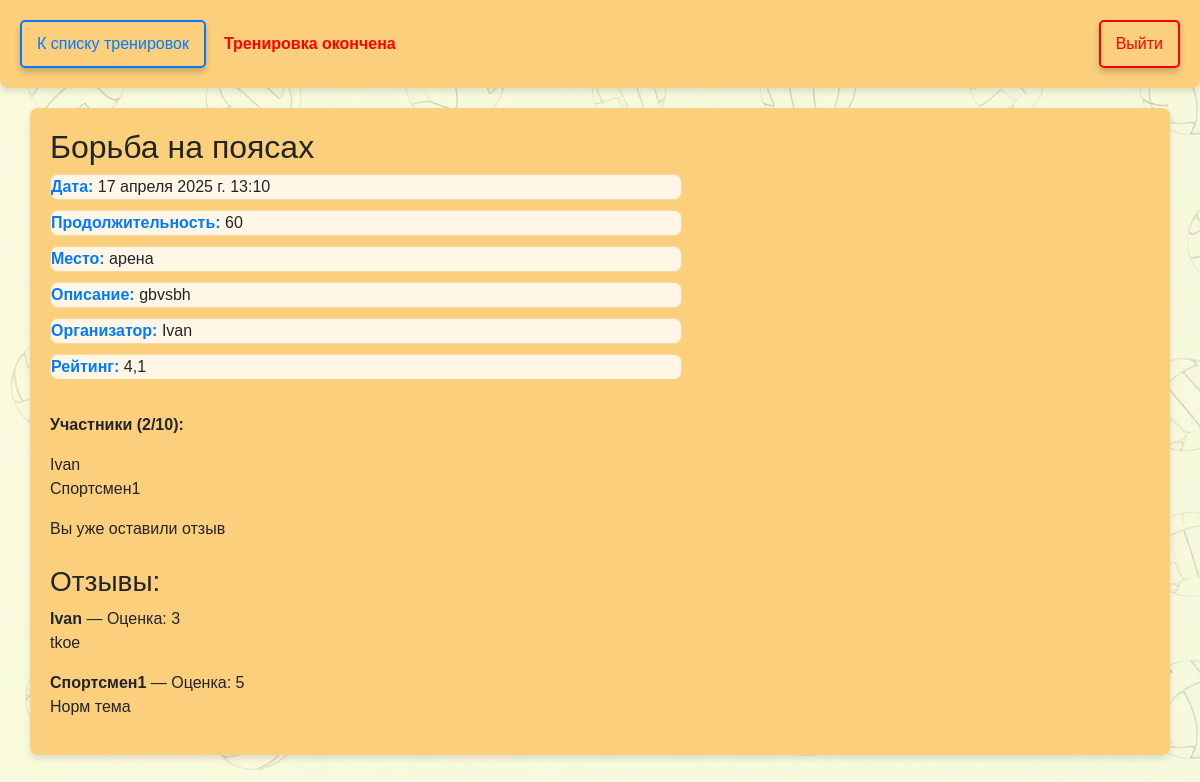
The app's page /training/1/ (signed in) with its own data.
### users/models.py (models this page shows, shortened)
class Training(models.Model):
    sport_type = models.ForeignKey(SportType, on_delete=models.CASCADE)
    date = models.DateTimeField(verbose_name="Дата и время")
    location = models.CharField(max_length=255, verbose_name="Место")
    organizer = models.ForeignKey(User, on_delete=models.CASCADE, verbose_name="Организатор")
    description = models.TextField(blank=True, verbose_name="Описание")  # Описание тренировки
    image = models.ImageField(upload_to='training_images/', blank=True, null=True, verbose_name="Фото события")  # Фото
    max_participants = models.PositiveIntegerField(default=10, verbose_name="Максимальное количество участников")  # Лимит участников
    participants = models.ManyToManyField(User, related_name="trainings", blank=True)  # Записавшиеся
    duration = models.PositiveIntegerField(verbose_name="Продолжительность (в минутах)", default=60)
    @property
    def end_time(self):
        return self.date + timedelta(minutes=self.duration-420)
    @property
    def is_finished(self):
        return timezone.now() >= self.end_time

class SportType(models.Model):
    name = models.CharField(max_length=100, unique=True)
    def __str__(self):
        return self.name

class User(AbstractUser):
    email = models.EmailField(unique=True)
    organizer_rating = models.FloatField(default=0, verbose_name="Рейтинг организатора")
    participant_rating = models.FloatField(default=0)

class Review(models.Model):
    training = models.ForeignKey(Training, on_delete=models.CASCADE, related_name='reviews')
    author = models.ForeignKey(User, on_delete=models.CASCADE)
    rating = models.PositiveSmallIntegerField(choices=[(i, i) for i in range(1, 6)])
    comment = models.TextField(blank=True)
    created_at = models.DateTimeField(auto_now_add=True)
    class Meta:
        unique_together = ('training', 'author')  # один отзыв от участника на тренировку

### users/views.py (the view, shortened to what this page needs)
# urls.py: path('training/<int:pk>/', views.TrainingDetailView.as_view(), name='training_detail'),
class TrainingDetailView(DetailView):
    model = Training
    template_name = 'training_detail.html'
    context_object_name = 'training'
    def get_context_data(self, **kwargs):
        context = super().get_context_data(**kwargs)
        training = self.get_object()
        user = self.request.user
        context['review_form'] = ReviewForm()
        context['can_review'] = (
            training.is_finished and
            user in training.participants.all() and
            not training.reviews.filter(author=user).exists()
        )
        context['has_reviewed'] = training.reviews.filter(author=user).exists()
        context['reviews'] = training.reviews.all()
        return context

### users/templates/training_detail.html (shortened to what this page needs)
{% load static %}
<!DOCTYPE html>
<html lang="ru">
<head>
    <link href="https://cdn.jsdelivr.net/npm/bootstrap@5.3.3/dist/css/bootstrap.min.css" rel="stylesheet">
    <link rel="stylesheet" href="{% static 'css/styles.css' %}">
</head>
<body>
<header id="navbar" class="container-fluid d-flex flex-wrap justify-content-between align-items-center">
    <div class="d-flex flex-wrap align-items-center gap-2">
        <a href="{% url 'training_list' %}" class="btn">К списку тренировок</a>
        {% if user.is_authenticated %}
            {% if training.is_finished %}
                <p class="full-message mb-0">Тренировка окончена</p>
            {% elif user in training.participants.all %}
                <a href="{% url 'leave_training' training.id %}" class="btn red">Отменить участие</a>
            {% elif training.participants.count < training.max_participants %}
                <a href="{% url 'join_training' training.id %}" class="btn">Записаться</a>
            {% else %}
                <p class="full-message mb-0">Все места заняты!</p>
            {% endif %}
        {% endif %}
    </div>
    <div class="mt-2 mt-md-0">
        <a href="{% url 'logout' %}" class="btn red logout-link">Выйти</a>
    </div>
</header>
<div class="container training-detail mt-5">
    <div class="row align-items-start">
        <div class="col-12 col-md-7 text-start">
            <h2>{{ training.sport_type }}</h2>
            <p class="training-item"><strong>Дата:</strong> {{ training.date }}</p>
            <p class="training-item"><strong>Продолжительность:</strong> {{ training.duration }}</p>
            <p class="training-item"><strong>Место:</strong> {{ training.location }}</p>
            <p class="training-item"><strong>Описание:</strong> {{ training.description }}</p>
            <p class="training-item"><strong>Организатор:</strong> {{ training.organizer.username }}</p>
            <p class="training-item"><strong>Рейтинг:</strong> {{ training.organizer.organizer_rating|floatformat:1 }}</p>
        </div>
    </div>
    <div class="mt-4 text-start">
        <p><strong>Участники ({{ training.participants.count }}/{{ training.max_participants }}):</strong></p>
        <ul class="training-list">
            {% for user in training.participants.all %}
                <li>{{ user.username }}</li>
            {% empty %}
                <li>Пока никто не записался.</li>
            {% endfor %}
        </ul>
    </div>
    {% if training.is_finished and user in training.participants.all %}
        {% if can_review %}
            <h3 class="mt-4">Оставить отзыв:</h3>
            <form method="post">
                {% csrf_token %}
                {{ review_form.as_p }}
                <button type="submit" class="btn mt-2">Отправить отзыв</button>
            </form>
        {% elif has_reviewed %}
            <p class="mt-3">Вы уже оставили отзыв</p>
        {% endif %}
    {% endif %}
    <h3 class="mt-4">Отзывы:</h3>
    {% for review in training.reviews.all %}
        <div class="mb-3 text-start">
            <strong>{{ review.author.username }}</strong> — Оценка: {{ review.rating }}
            <p>{{ review.comment }}</p>
        </div>
    {% empty %}
        <p>Пока нет отзывов</p>
    {% endfor %}
</div>
</body>
</html>

### static/css/styles.css (style rules this page uses)
body { font-family: Arial, sans-serif; background-color: #e3f6ff; background-image: url('fon.png'); padding-top: 60px; }
#navbar { top: 0; background-color: #fccf7c; width: 100%; transition: top 0.3s; border-radius: 0 0 8px 8px; }
header { position: fixed; top: 0; width: 100%; padding: 20px !important; background-color: #fccf7c; z-index: 1000; transition: top 0.3s; border-radius: 0 0 8px 8px; box-shadow: 0 4px 6px rgba(0, 0, 0, 0.1); }
p { text-align: left; }
.training-list { list-style: none; padding-left: 0; }
.training-item { background-color: #fff6e5; border: 1px solid #f5d9a6; border-radius: 8px; margin-bottom: 10px; }
.training-item strong { color: #007bff; }
.training-item:last-child { border-bottom: none; }
.btn { display: inline-block; background-color: rgba(255, 255, 255, 0); color: #007bff; text-decoration: none; padding: 10px 15px; border: 2px solid #007bff; border-radius: 5px; font-size: 1rem; cursor: pointer; transition: all 0.3s ease-in-out; box-shadow: 0 4px 6px rgba(0, 0, 0, 0.2); }
.btn.red { color: #ff0000; border-color: #ff0000; }
.btn.red.logout-link { margin-left: 5px; }
.training-detail { background-color: #fccf7c; border-radius: 8px; padding: 20px; box-shadow: 0 4px 6px rgba(0, 0, 0, 0.1); }
.full-message { display: inline-block; color: red; font-weight: bold; margin-left: 10px; }

### records on screen
Training: sport_type "Борьба на поясах", date "17 апреля 2025 г. 13:10", duration "60", location "арена", description "gbvsbh", organizer.username "Ivan", organizer.organizer_rating "4,1", participants.count "2", max_participants "10"
User: username "Ivan"
User: username "Спортсмен1"
Review: author.username "Ivan", rating "3", comment "tkoe"
Review: author.username "Спортсмен1", rating "5", comment "Норм тема"
